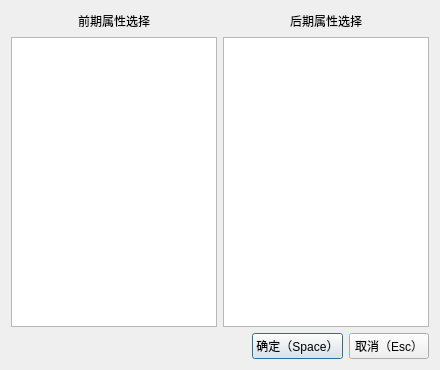
<?xml version="1.0" encoding="UTF-8"?>
<ui version="4.0">
 <class>Dialog</class>
 <widget class="QDialog" name="Dialog">
  <property name="geometry">
   <rect>
    <x>0</x>
    <y>0</y>
    <width>440</width>
    <height>370</height>
   </rect>
  </property>
  <property name="windowTitle">
   <string>属性选择</string>
  </property>
  <layout class="QVBoxLayout" name="verticalLayout_3">
   <item>
    <layout class="QHBoxLayout" name="horizontalLayout_3">
     <item>
      <layout class="QVBoxLayout" name="verticalLayout">
       <item>
        <layout class="QHBoxLayout" name="horizontalLayout">
         <item>
          <spacer name="horizontalSpacer">
           <property name="orientation">
            <enum>Qt::Horizontal</enum>
           </property>
           <property name="sizeHint" stdset="0">
            <size>
             <width>40</width>
             <height>20</height>
            </size>
           </property>
          </spacer>
         </item>
         <item>
          <widget class="SubtitleLabel" name="SubtitleLabel">
           <property name="text">
            <string>前期属性选择</string>
           </property>
          </widget>
         </item>
         <item>
          <spacer name="horizontalSpacer_2">
           <property name="orientation">
            <enum>Qt::Horizontal</enum>
           </property>
           <property name="sizeHint" stdset="0">
            <size>
             <width>40</width>
             <height>20</height>
            </size>
           </property>
          </spacer>
         </item>
        </layout>
       </item>
       <item>
        <widget class="ListView" name="preListView"/>
       </item>
      </layout>
     </item>
     <item>
      <layout class="QVBoxLayout" name="verticalLayout_2">
       <item>
        <layout class="QHBoxLayout" name="horizontalLayout_2">
         <item>
          <spacer name="horizontalSpacer_3">
           <property name="orientation">
            <enum>Qt::Horizontal</enum>
           </property>
           <property name="sizeHint" stdset="0">
            <size>
             <width>40</width>
             <height>20</height>
            </size>
           </property>
          </spacer>
         </item>
         <item>
          <widget class="SubtitleLabel" name="SubtitleLabel_2">
           <property name="text">
            <string>后期属性选择</string>
           </property>
          </widget>
         </item>
         <item>
          <spacer name="horizontalSpacer_4">
           <property name="orientation">
            <enum>Qt::Horizontal</enum>
           </property>
           <property name="sizeHint" stdset="0">
            <size>
             <width>40</width>
             <height>20</height>
            </size>
           </property>
          </spacer>
         </item>
        </layout>
       </item>
       <item>
        <widget class="ListView" name="lateListView"/>
       </item>
      </layout>
     </item>
    </layout>
   </item>
   <item>
    <layout class="QHBoxLayout" name="horizontalLayout_7">
     <item>
      <spacer name="horizontalSpacer_5">
       <property name="orientation">
        <enum>Qt::Horizontal</enum>
       </property>
       <property name="sizeHint" stdset="0">
        <size>
         <width>40</width>
         <height>20</height>
        </size>
       </property>
      </spacer>
     </item>
     <item>
      <widget class="PushButton" name="okPb">
       <property name="text">
        <string>确定（Space）</string>
       </property>
       <property name="shortcut">
        <string>Space</string>
       </property>
      </widget>
     </item>
     <item>
      <widget class="PushButton" name="cancelPb">
       <property name="text">
        <string>取消（Esc）</string>
       </property>
       <property name="shortcut">
        <string>Esc</string>
       </property>
      </widget>
     </item>
    </layout>
   </item>
  </layout>
 </widget>
 <customwidgets>
  <customwidget>
   <class>PushButton</class>
   <extends>QPushButton</extends>
   <header>qfluentwidgets</header>
  </customwidget>
  <customwidget>
   <class>SubtitleLabel</class>
   <extends>QLabel</extends>
   <header>qfluentwidgets</header>
  </customwidget>
  <customwidget>
   <class>ListView</class>
   <extends>QListView</extends>
   <header>qfluentwidgets</header>
  </customwidget>
 </customwidgets>
 <resources/>
 <connections/>
</ui>
